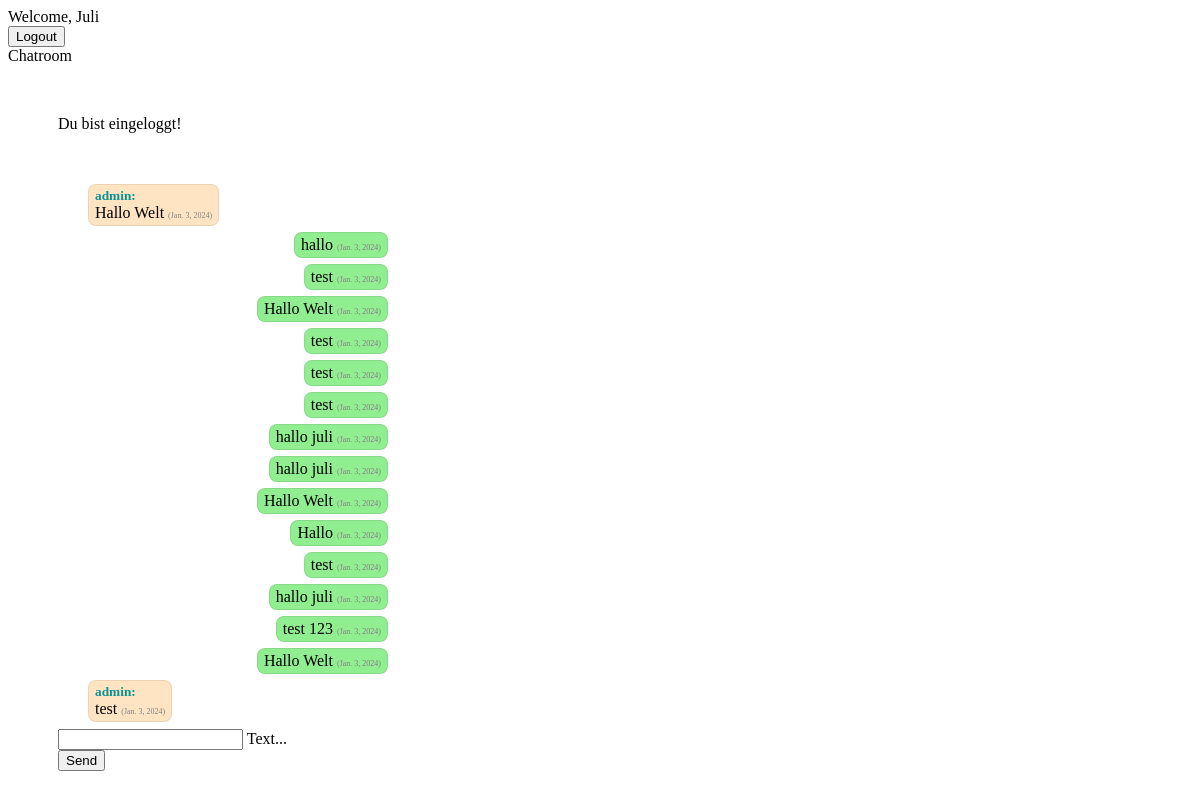
Screenshot of /chat/ (signed in) with the database file from the repository.
### chat/models.py (models this page shows)
class Message(models.Model):
    text = models.CharField(max_length=500)
    created_at = models.DateField(default=date.today)
    chat = models.ForeignKey(Chat, on_delete=models.CASCADE, related_name='chat_message_set', default=None, blank=True, null=True)
    author = models.ForeignKey(settings.AUTH_USER_MODEL, on_delete=models.CASCADE, related_name='author_message_set')
    receiver = models.ForeignKey(settings.AUTH_USER_MODEL, on_delete=models.CASCADE, related_name='receiver_message_set')

### chat/views.py (the view, shortened to what this page needs)
# urls.py: path('chat/', index),
@login_required(login_url='/login/')
def index(request):
    chatMessages = Message.objects.filter(chat__id=1)
    return render(request, 'chat/index.html', {'username': request.user, 'messages': chatMessages})

### chat/templates/chat/index.html (shortened to what this page needs)
{% extends "base.html" %}
{% block content %}
{% if request.user.is_authenticated %}<div>Du bist eingeloggt!<br><br>
    <div id="chatContainer">
        {% for message in messages %}
            {% if message.author.id == request.user.id %}
                <div class="chat rightSide"><div class="messageBox rightSide own"> <div>{{ message.text }} <span class="message-date">({{ message.created_at }}<span>)</div>
                </div></div>
            {% else %}
                <div class="chat"><div class="messageBox"><b>{{ message.author}}:</b> <div>{{ message.text }} <span class="message-date">({{ message.created_at }}<span>)</div>
                </div></div>
            {% endif %}
        {% endfor %}
    </div>
    <form onsubmit="sendMessage(); return false;" method="POST">
        <div class="mdl-textfield mdl-js-textfield mdl-textfield--floating-label">
            <input class="mdl-textfield__input" type="text" id="messageField" name="textmessage">
            <label class="mdl-textfield__label" for="messageField">Text...</label>
        </div>
        <button class="mdl-button mdl-js-button mdl-button--raised mdl-js-ripple-effect mdl-button--accent">
            Send
        </button>
    </form>
</div>
{% else %}
<h1>Nicht eingeloggt</h1>
<p>
    Du bist aktuell nicht eingeloggt! Bitte logge dich ein.<br>
    Bitte klicke <a href="/login/">hier</a>.
</p>
{% endif %}
{% endblock %}

### templates/base.html (shortened to what this page needs)
<!DOCTYPE html>
<html lang="en">
<head>
    <link rel="stylesheet" href="https://code.getmdl.io/1.3.0/material.indigo-pink.min.css">
    {% load static %}
    <link rel="stylesheet" href="{% static 'css/style.css' %}">
</head>
<body>
    <div class="mdl-layout mdl-js-layout mdl-layout--fixed-header">
        <header class="mdl-layout__header">
            <div class="mdl-layout__header-row">
                <span class="mdl-layout-title">
                    {% if request.user.is_authenticated %}
                    Welcome, {{ request.user }}
                    {% else %}
                    Welcome! Please log-in.
                    {% endif %}
                </span>
                <nav class="mdl-navigation mdl-layout--large-screen-only">
                    {% if request.user.is_authenticated %}
                    <form action="/logout/" method="POST">
                        <button
                            class="mdl-button mdl-js-button mdl-button--raised mdl-js-ripple-effect mdl-button--accent">
                            Logout
                        </button>
                    </form>
                    {% endif %}
                </nav>
            </div>
        </header>
        <div class="mdl-layout__drawer">
            <span class="mdl-layout-title">Chatroom</span>
        </div>
        <main class="mdl-layout__content">
            <div class="page-content">
                {% block content %}
                {% endblock %}
            </div>
        </main>
    </div>
</body>
</html>

### static/css/style.css (style rules this page uses)
.page-content { padding: 50px 50px; }
.message-date { color: gray; font-size: 8px; }
.rightSide { text-align: end; justify-content: end; }
#chatContainer { max-width: 300px; max-height: 60vh; overflow-y: scroll; padding: 30px; }
.chat { display: flex; width: 100%; max-width: 100%; min-width: 100%; }
.messageBox { display: flex; width: fit-content; flex-direction: column; border: 1px solid rgba(0,0,0,0.08); padding-left: 6px; padding-right: 6px; padding-top: 3px; padding-bottom: 3px; margin-top: 3px; margin-bottom: 3px; border-radius: 8px; background-color: bisque; }
.own { background-color: lightgreen; }
.messageBox b { color: rgb(10, 145, 145); font-size: smaller; }

### rows the page displays
Message: author "admin", text "Hallo Welt", created_at "Jan. 3, 2024"
Message: text "hallo", created_at "Jan. 3, 2024"
Message: text "test", created_at "Jan. 3, 2024"
Message: text "Hallo Welt", created_at "Jan. 3, 2024"
Message: text "test", created_at "Jan. 3, 2024"
Message: text "test", created_at "Jan. 3, 2024"
Message: text "test", created_at "Jan. 3, 2024"
Message: text "hallo juli", created_at "Jan. 3, 2024"
Message: text "hallo juli", created_at "Jan. 3, 2024"
Message: text "Hallo Welt", created_at "Jan. 3, 2024"
Message: text "Hallo", created_at "Jan. 3, 2024"
Message: text "test", created_at "Jan. 3, 2024"
Message: text "hallo juli", created_at "Jan. 3, 2024"
Message: text "test 123", created_at "Jan. 3, 2024"
Message: text "Hallo Welt", created_at "Jan. 3, 2024"
Message: author "admin", text "test", created_at "Jan. 3, 2024"

### other values shown
{{ request.user }} "Juli"
